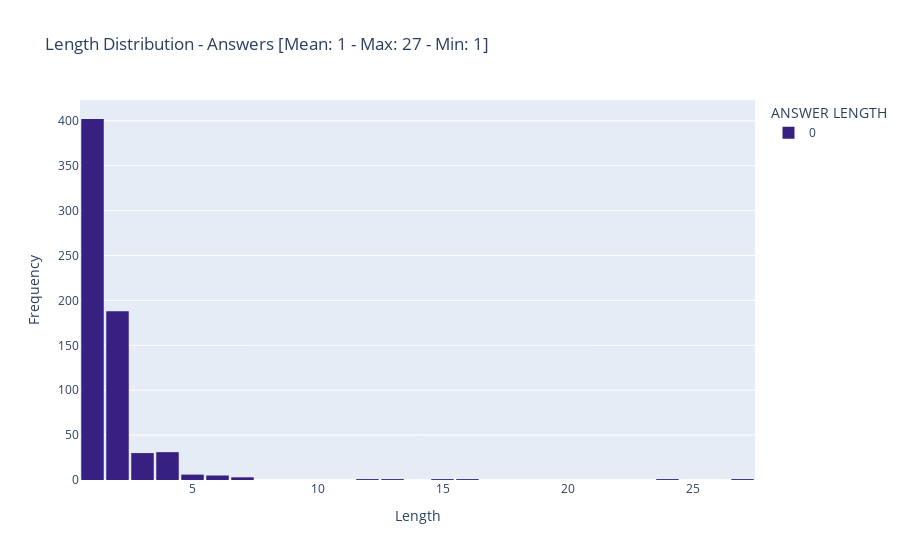

The cell this chart's notebook holds for it:
### Code cell
vis.plot_length_distribution(dataset.answers, "ANSWER", "Answers", color="#372082")

### Figure 1 — Plotly figure (JSON) as saved in the notebook; plotly's stock layout.template omitted (floating-point values rounded to 4 significant figures; data arrays with more than 128 entries replaced by an {"elided": "..."} marker saying what was removed)
{"data": [{"alignmentgroup": "True", "bingroup": "x", "hovertemplate": "ANSWER LENGTH=0<br>Length=%{x}<br>count=%{y}<extra></extra>", "legendgroup": "0", "marker": {"color": "#372082", "pattern": {"shape": ""}}, "name": "0", "offsetgroup": "0", "orientation": "v", "showlegend": true, "type": "histogram", "x": {"elided": "671 int values"}, "xaxis": "x", "yaxis": "y"}], "layout": {"bargap": 0.1, "barmode": "relative", "legend": {"title": {"text": "ANSWER LENGTH"}, "tracegroupgap": 0}, "title": {"text": "Length Distribution - Answers [Mean: 1 - Max: 27 - Min: 1]"}, "xaxis": {"anchor": "y", "domain": [0, 1], "title": {"text": "Length"}}, "yaxis": {"anchor": "x", "domain": [0, 1], "title": {"text": "Frequency"}}}}
